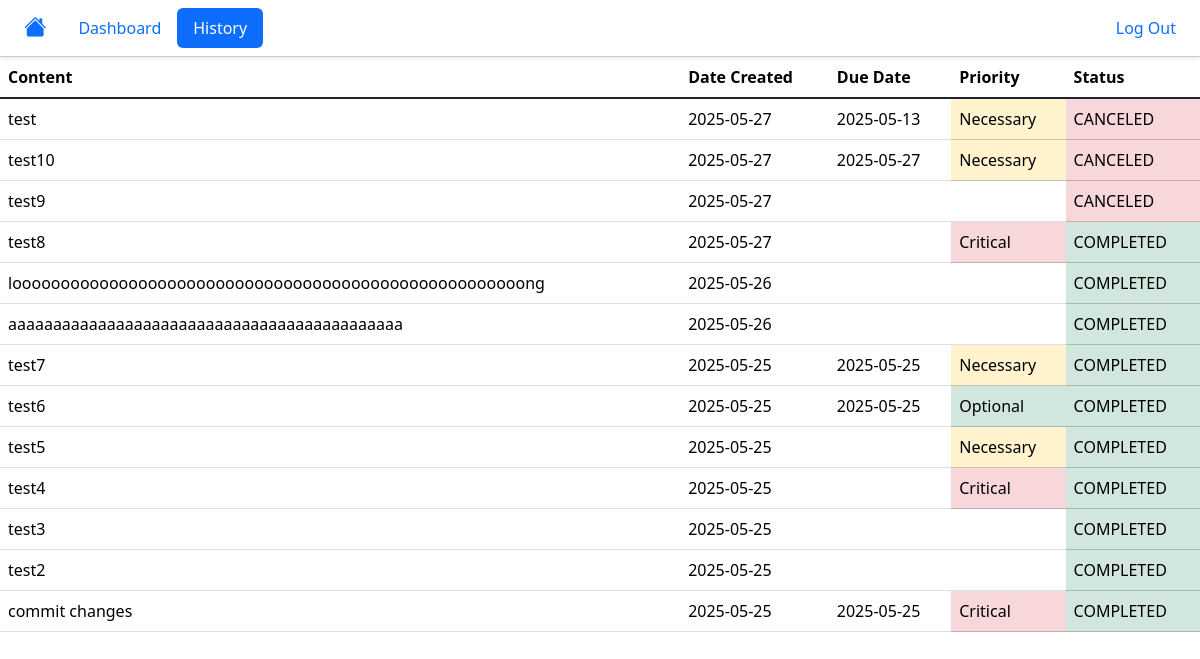
/history (signed in), run on an earlier commit of the app's database.
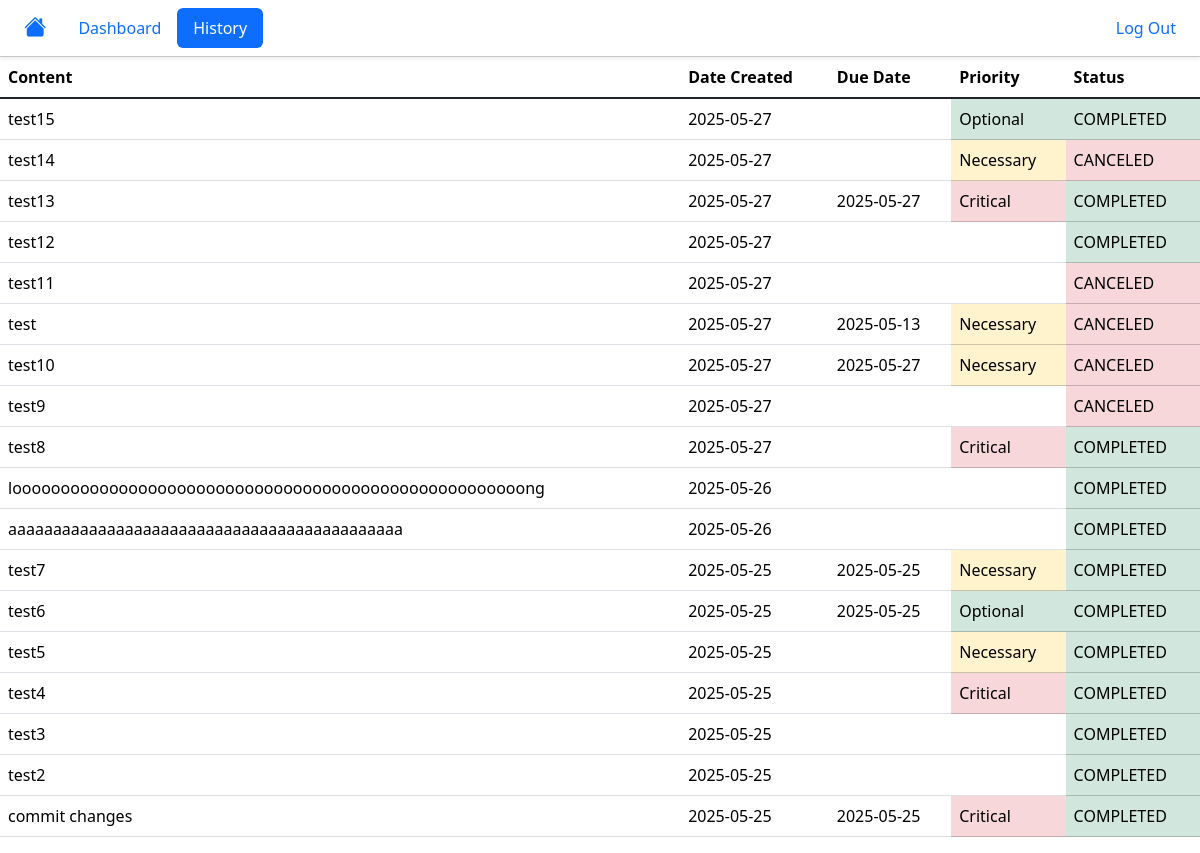
And on a later commit of the database.
### tables this page shows
CREATE TABLE tasks (
id INTEGER PRIMARY KEY AUTOINCREMENT,
user_id INTEGER,
content TEXT,
creation_date DATETIME DEFAULT CURRENT_TIMESTAMP,
due_date TEXT,
priority INTEGER,
status TEXT DEFAULT 'pending');

### app.py (the view)
@app.route("/history")
def history():
    records = db.execute("SELECT content, creation_date, due_date, priority, status FROM tasks WHERE user_id = ? ORDER BY creation_date DESC", session["user_id"])
    return render_template("history.html", records=records)

### flask_filters.py (called while the page is built)
def format_none(val):
    if not val or str == None:
        return ''
    return val

def format_date(date):
    return datetime.fromisoformat(date).strftime('%Y-%m-%d')

def priority_table_color(priority):
    if priority == 3:
        return 'table-danger'
    elif priority == 2:
        return 'table-warning'
    elif priority == 1:
        return 'table-success'
    else:
        return ''

def format_priority(priority):
    if priority == 3:
        return 'Critical'
    elif priority == 2:
        return 'Necessary'
    elif priority == 1:
        return 'Optional'
    else:
        return priority

def format_status_table(status):
    if status == 'completed':
        return 'table-success'
    elif status == 'canceled':
        return 'table-danger'
    elif status == 'pending':
        return 'table-warning'
    else:
        return ''

### templates/history.html (shortened to what this page needs)
{% extends 'layout.html' %}
{% block body %}
<div class="table-responsive">
<table class="table">
    <thead>
        <tr>
            <th>Content</th>
            <th>Date Created</th>
            <th>Due Date</th>
            <th>Priority</th>
            <th>Status</th>
        </tr>
    </thead>
    <tbody class="table-group-divider">
        {% for record in records %}
            <tr>
                <td class="text-truncate">{{ record.content }}</td>
                <td>{{ record.creation_date | format_date }}</td>
                <td>{{ record.due_date }}</td>
                <td class="{{ record.priority | priority_table_color }}">{{ record.priority | format_none | format_priority }}</td>
                <td class="{{record.status | format_status_table }}">{{ record.status | upper }}</td>
            </tr>
        {% endfor %}
    </tbody>
</table>
</div>
{% endblock %}

### templates/layout.html (shortened to what this page needs)
<!DOCTYPE html>
<html lang="en">
<head>
    <link href="https://cdn.jsdelivr.net/npm/bootstrap@5.3.6/dist/css/bootstrap.min.css" rel="stylesheet">
    <link rel="stylesheet" href="https://cdn.jsdelivr.net/npm/bootstrap-icons@1.13.1/font/bootstrap-icons.min.css">
    <link rel="stylesheet" href="static/style.css">
</head>
<body>
    <nav class="navbar border-bottom border-1 border-secondary-subtle shadow-sm">
        <ul class="nav nav-pills ms-2 me-2">
            <li class="nav-item">
                <a href="/" class="nav-link d-flex align-items-center {% if request.path == '/' %}active{% endif %}"><i class="bi bi-house-fill"></i></a></li>
            {% if session['user_id'] %}
            <li class="nav-item">
                <a href="/dashboard" class="nav-link {% if request.path == '/dashboard' %}active{% endif %}">Dashboard</a></li>
            <li class="nav-item">
                <a href="/history" class="nav-link {% if request.path == '/history' %}active{% endif %}">History</a></li>
            {% endif %}
        </ul>
        <ul class="nav nav-pills me-2">
            {% if session['user_id'] %}
            <li class="nav-item"><a href="/logout" class="nav-link">Log Out</a></li>
            {% else %}
            <li class="nav-item"><a href="/login" class="nav-link {% if request.path == '/login' %}active{% endif %}">Log In</a></li>
            <li class="nav-item"><a href="register" class="nav-link {% if request.path == '/register' %}active{% endif %}">Register</a></li>
            {% endif %}
        </ul>
    </nav>
    {% block body %}
    {% endblock %}
</body>
</html>

### static/style.css (style rules this page uses)
.bi-house-fill { font-size: 1.4rem; line-height: 1; }

What changed in the data, as far as the page shows it:
added tasks: content "test15", creation_date "2025-05-27", priority "Optional", status "COMPLETED"
added tasks: content "test14", creation_date "2025-05-27", priority "Necessary", status "CANCELED"
added tasks: content "test13", creation_date "2025-05-27", due_date "2025-05-27", priority "Critical", status "COMPLETED"
added tasks: content "test12", creation_date "2025-05-27", status "COMPLETED"
added tasks: content "test11", creation_date "2025-05-27", status "CANCELED"
